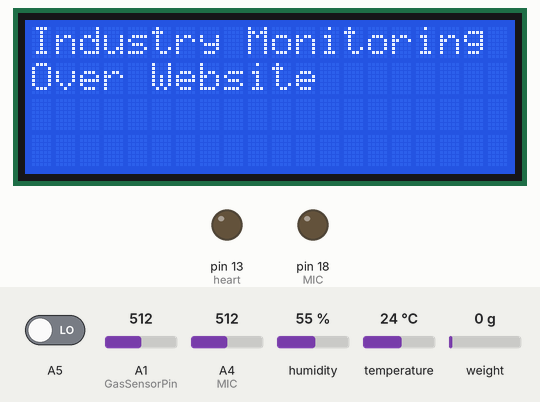
The sketch below on a simulated Arduino Uno, built with avr-gcc and run on an emulated ATmega328P. Shown: 20×4 character LCD, output pins drawn as LEDs (lit = HIGH). The test bench sets the inputs (shaded band); at power-on: A1 (GasSensorPin) = 512, A4 (MIC) = 512, A5 LOW, humidity 55 %, temperature 24 °C, weight on the scale 0 g. The modem accepts every AT command (registered, SIM ready, sends succeed) and sends nothing else; what the sketch prints to the serial monitor is not drawn.

Above: at 0.1 s.
At 7.1 s:
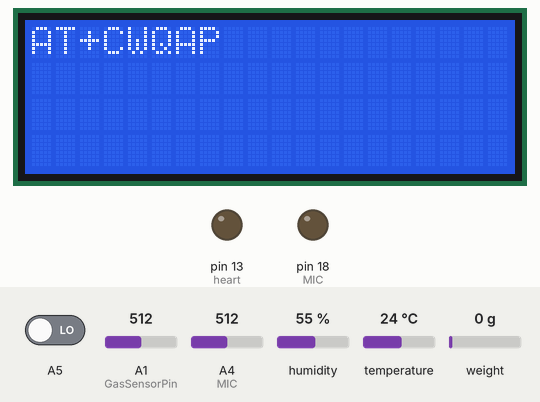
At 15.2 s:
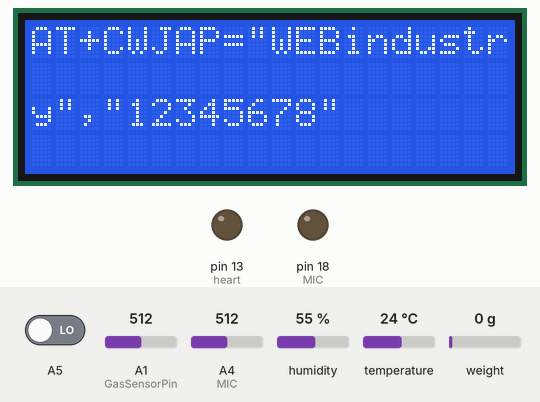
At 31.3 s:
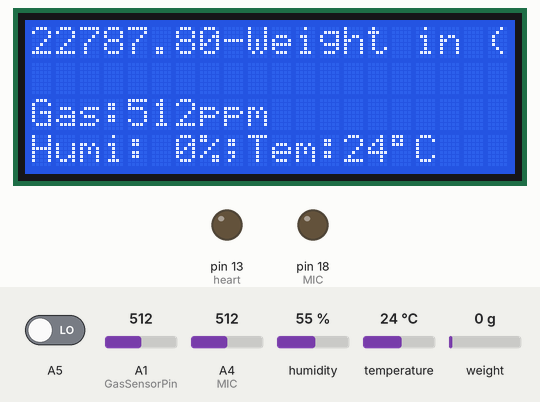
Timing chart, 0 to 40.0 s (numbered marks = the images above):
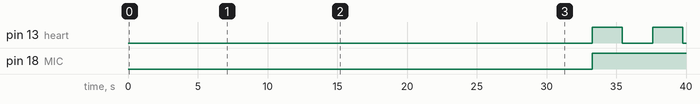

The sketch:

final_sajib.ino
```cpp
#include <LiquidCrystal.h>
#include "HX711.h"
HX711 cell(2, 3);

LiquidCrystal lcd(12, 11, 5, 6, 7, 8);
#include<Timer.h>
Timer t;
#include <SoftwareSerial.h>
SoftwareSerial mySerial(9, 10);
#define heart 13
#include <DHT.h>
#define dht_dpin 14
#define DHTTYPE DHT11
DHT dht(dht_dpin, DHTTYPE);

int humi,tem;

long val = 0;
float count = 0;

int state=LOW;
int laststate=LOW;
int counter=0;

int sensorValue;
int GasSensorPin= 15;

const int MIC = 4; //the microphone amplifier output is connected to pin A0
int adc;
int dB, PdB;


char *api_key="VIJ43IHU2C7X68O9";     // Enter your Write API key from ThingSpeak
static char postUrl[150];
void httpGet(String ip, String path, int port=80);

void setup()
{
  Serial.begin(9600);
   mySerial.begin(115200);
  lcd.begin(20, 4);
   dht.begin();

  lcd.setCursor(0,0);
  lcd.print("Industry Monitoring");
  lcd.setCursor(0,1);
  lcd.print("Over Website");
  delay(3000);
  lcd.clear();
 lcd.print("WIFI Connecting");
 lcd.setCursor(0,1);
 lcd.print("Please wait....");
 lcd.setCursor(0,2);
 Serial.println("Connecting Wifi....");
 lcd.print("Connecting Wifi....");
 connect_wifi("AT",1000);
 connect_wifi("AT+CWMODE=1",1000);
 connect_wifi("AT+CWQAP",1000);
 connect_wifi("AT+RST",5000);
 connect_wifi("AT+CWJAP=\"WEBindustry\",\"12345678\"",10000);
 Serial.println("Wifi Connected");
 lcd.clear();
 lcd.print("WIFI Connected.");
 pinMode(heart, OUTPUT);
 delay(5000);
 t.oscillate(heart, 1000, LOW);
 t.every(20000, send2server);

  pinMode(A5, INPUT);
  pinMode(18, OUTPUT);
  state= digitalRead(A5);
}

void loop()
{
  ///////////////////////load cell/////////////
  count = count + 1;

  // Use only one of these
  val = ((count-1)/count) * val    +  (1/count) * cell.read(); // take long term average
 // val = 0.5 * val    +   0.5 * cell.read(); // take recent average
  Serial.println ((val-8268730)/-256.02);
lcd.setCursor(0,0);
lcd.print((val-8261259)/-362.53);
lcd.print("-Weight in (gm)");
////////////////////////product  counter///////////////////
  {
if (state==1 && laststate==0)
{
  counter=counter+1;
delay(500);
lcd.setCursor(0,1);
lcd.print("    -No of Prod.goes");
lcd.setCursor(0,1);
lcd.print(counter);

}
laststate=state;
state=digitalRead(A5);
}
 delay(10);

///////////////////GAS SENSOR////////////////////
{
  sensorValue=analogRead(GasSensorPin);
  lcd.setCursor(0,2);
  lcd.print("Gas:");
  lcd.print(sensorValue,DEC);
   lcd.print("ppm");


}
 delay(10);
///////////////////////////////SOUND////////////////

{

  PdB = dB; //Store the previous of dB here

adc= analogRead(MIC); //Read the ADC value from amplifer
Serial.println (adc);//Print ADC for initial calculation
dB = (adc+60) / 19.5; //Convert ADC value to dB using Regression values
if (PdB!=dB)
lcd.setCursor(0,3);
lcd.print ("Sound:");
lcd.print (dB);
lcd.print ("dB");


}
 delay(10);
{
  lcd.setCursor(0,4);
  lcd.print("Humi: ");
  tem= dht.readTemperature();
  lcd.print(humi);   // printing Humidity on Serial
  lcd.print("%;");
  lcd.print("Tem:");
  humi= dht.readHumidity();
  lcd.print(tem);   // Printing temperature on Serial
  lcd.print(char(223));
  lcd.print("C");

}
 delay(2000);
  t.update();

if (sensorValue > 220 | dB> 120 )
{digitalWrite(18,HIGH);}
else
{digitalWrite(18,LOW);}

}


void send2server()
{
  char tempStr[8];
  char humidStr[8];
  char counterStr[8];
  char weightStr[8];
  char GasStr[8];
  char SoundStr[8];
  dtostrf(tem, 5, 3, tempStr);
  dtostrf(humi, 5, 3, humidStr);
  dtostrf((counter=counter+1), 5, 3, counterStr);
  dtostrf(((val-8261259)/-362.53), 5, 3, weightStr);
  dtostrf(sensorValue, 5, 3, GasStr);
  dtostrf(dB, 5, 3, SoundStr);
  sprintf(postUrl, "update?api_key=%s&field1=%s&field2=%s&field3=%s&field4=%s&field5=%s&field6=%s",api_key,tempStr,humidStr,counterStr,weightStr,GasStr,SoundStr);
  httpGet("api.thingspeak.com", postUrl, 80);
}

//GET https://api.thingspeak.com/update?api_key=VIJ43IHU2C7X68O9&field1=0
//https://api.thingspeak.com/update?api_key=VIJ43IHU2C7X68O9&field1=0
void httpGet(String ip, String path, int port)
{
  int resp;
  String atHttpGetCmd = "GET /"+path+" HTTP/1.0\r\n\r\n";
  //AT+CIPSTART="TCP","192.168.20.200",80
  String atTcpPortConnectCmd = "AT+CIPSTART=\"TCP\",\""+ip+"\","+port+"";
  connect_wifi(atTcpPortConnectCmd,1000);
  int len = atHttpGetCmd.length();
  String atSendCmd = "AT+CIPSEND=";
  atSendCmd+=len;
  connect_wifi(atSendCmd,1000);
  connect_wifi(atHttpGetCmd,1000);
}

void connect_wifi(String cmd, int t)
{
  int temp=0,i=0;
  while(1)
  {
    lcd.clear();
    lcd.print(cmd);
    Serial.println(cmd);
    mySerial.println(cmd);
    while(mySerial.available())
    {
      if(mySerial.find("OK"))

      i=8;
    }
    delay(t);
    if(i>5)
    break;
    i++;
  }
  if(i==8)
  {
   Serial.println("OK");
        lcd.setCursor(0,1);
      lcd.print("OK");
  }
  else
  {
   Serial.println("Error");
         lcd.setCursor(0,1);
      lcd.print("Error");
  }
}
```

Measured:
- by itself, pin 13 (heart): alternates HIGH for 2.2 s and LOW for 2.2 s
- by itself, pin 18 (MIC): LOW → HIGH at 33.3 s
- what the display in image 1 shows lasts 2.0 s, from 7.1 s to 9.1 s
- what the display in image 2 shows lasts 11.0 s, from 15.1 s to 26.1 s
